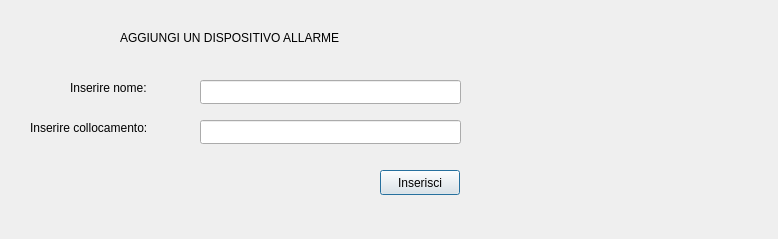
<?xml version="1.0" encoding="UTF-8"?>
<ui version="4.0">
 <class>Dialog_add_Allarme</class>
 <widget class="QDialog" name="Dialog_add_Allarme">
  <property name="geometry">
   <rect>
    <x>0</x>
    <y>0</y>
    <width>778</width>
    <height>239</height>
   </rect>
  </property>
  <property name="windowTitle">
   <string>Dialog</string>
  </property>
  <widget class="QPushButton" name="inserisciAllarme">
   <property name="geometry">
    <rect>
     <x>380</x>
     <y>170</y>
     <width>80</width>
     <height>25</height>
    </rect>
   </property>
   <property name="text">
    <string>Inserisci</string>
   </property>
  </widget>
  <widget class="QLineEdit" name="nome">
   <property name="geometry">
    <rect>
     <x>200</x>
     <y>80</y>
     <width>261</width>
     <height>24</height>
    </rect>
   </property>
  </widget>
  <widget class="QLineEdit" name="collocamento">
   <property name="geometry">
    <rect>
     <x>200</x>
     <y>120</y>
     <width>261</width>
     <height>24</height>
    </rect>
   </property>
  </widget>
  <widget class="QLabel" name="label">
   <property name="geometry">
    <rect>
     <x>70</x>
     <y>80</y>
     <width>121</width>
     <height>16</height>
    </rect>
   </property>
   <property name="text">
    <string>Inserire nome:</string>
   </property>
  </widget>
  <widget class="QLabel" name="label_2">
   <property name="geometry">
    <rect>
     <x>30</x>
     <y>120</y>
     <width>141</width>
     <height>16</height>
    </rect>
   </property>
   <property name="text">
    <string>Inserire collocamento:</string>
   </property>
  </widget>
  <widget class="QLabel" name="label_3">
   <property name="geometry">
    <rect>
     <x>120</x>
     <y>30</y>
     <width>241</width>
     <height>16</height>
    </rect>
   </property>
   <property name="text">
    <string>AGGIUNGI UN DISPOSITIVO ALLARME</string>
   </property>
  </widget>
  <widget class="QLabel" name="elemIns">
   <property name="geometry">
    <rect>
     <x>520</x>
     <y>40</y>
     <width>241</width>
     <height>121</height>
    </rect>
   </property>
   <property name="text">
    <string/>
   </property>
  </widget>
  <widget class="QLabel" name="messaggio">
   <property name="geometry">
    <rect>
     <x>80</x>
     <y>170</y>
     <width>261</width>
     <height>21</height>
    </rect>
   </property>
   <property name="text">
    <string/>
   </property>
  </widget>
 </widget>
 <resources/>
 <connections/>
</ui>
